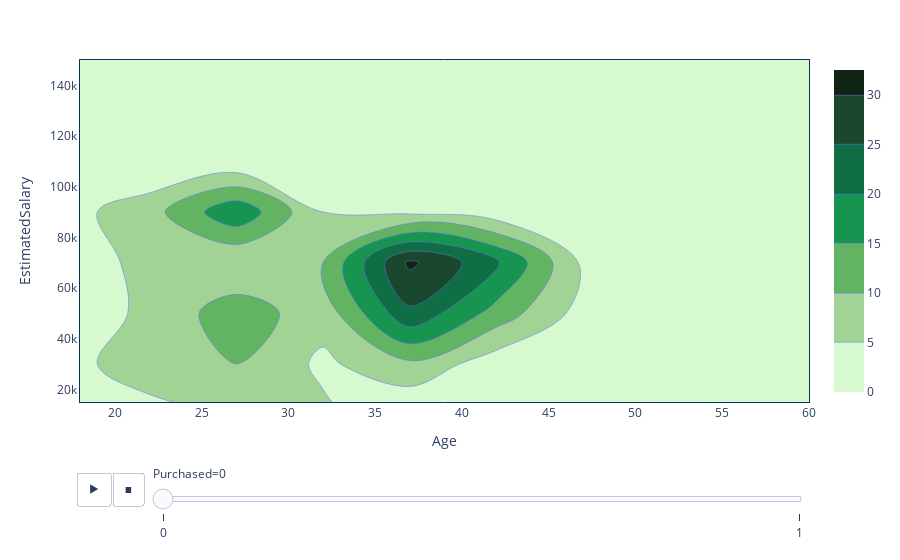

The notebook cell saved with this chart:
### Code cell
fig=px.density_contour(df, x='Age', y='EstimatedSalary',
                       range_x=[np.min(df['Age']),np.max(df['Age'])], 
                         range_y = [np.min(df['EstimatedSalary']), np.max(df['EstimatedSalary'])],animation_frame='Purchased')
fig.update_xaxes(showline=True, linewidth=1, linecolor='rgb(8,48,107)', mirror=True, showgrid=True, gridwidth=1, gridcolor='Lightgrey')
fig.update_yaxes(showline=True, linewidth=1, linecolor='rgb(8,48,107)', mirror=True,showgrid=True, gridwidth=1, gridcolor='Lightgrey')
fig.data[0]["contours"].coloring = "fill"
fig.update_traces(colorscale="algae")

for num,frames in enumerate(fig.frames, start=0):
    fig.frames[num].data[0]["contours"].coloring = "fill"
fig.show()

### Figure 1 — Plotly figure (JSON) as saved in the notebook; plotly's stock layout.template omitted (floating-point values rounded to 4 significant figures; data arrays with more than 128 entries replaced by an {"elided": "..."} marker saying what was removed)
{"data": [{"colorscale": [[0, "rgb(214, 249, 207)"], [0.09091, "rgb(186, 228, 174)"], [0.1818, "rgb(156, 209, 143)"], [0.2727, "rgb(124, 191, 115)"], [0.3636, "rgb(85, 174, 91)"], [0.4545, "rgb(37, 157, 81)"], [0.5455, "rgb(7, 138, 78)"], [0.6364, "rgb(13, 117, 71)"], [0.7273, "rgb(23, 95, 61)"], [0.8182, "rgb(25, 75, 49)"], [0.9091, "rgb(23, 55, 35)"], [1, "rgb(17, 36, 20)"]], "contours": {"coloring": "fill"}, "hoverlabel": {"namelength": 0}, "hovertemplate": "Purchased=0<br>Age=%{x}<br>EstimatedSalary=%{y}<br>count=%{z}", "legendgroup": "", "line": {"color": "#636efa"}, "name": "", "showlegend": false, "type": "histogram2dcontour", "x": {"elided": "257 int values"}, "xaxis": "x", "xbingroup": "x", "y": {"elided": "257 int values"}, "yaxis": "y", "ybingroup": "y"}], "layout": {"legend": {"tracegroupgap": 0}, "margin": {"t": 60}, "sliders": [{"active": 0, "currentvalue": {"prefix": "Purchased="}, "len": 0.9, "pad": {"b": 10, "t": 60}, "steps": [{"args": [["0"], {"frame": {"duration": 0, "redraw": true}, "fromcurrent": true, "mode": "immediate", "transition": {"duration": 0, "easing": "linear"}}], "label": "0", "method": "animate"}, {"args": [["1"], {"frame": {"duration": 0, "redraw": true}, "fromcurrent": true, "mode": "immediate", "transition": {"duration": 0, "easing": "linear"}}], "label": "1", "method": "animate"}], "x": 0.1, "xanchor": "left", "y": 0, "yanchor": "top"}], "updatemenus": [{"buttons": [{"args": [null, {"frame": {"duration": 500, "redraw": true}, "fromcurrent": true, "mode": "immediate", "transition": {"duration": 500, "easing": "linear"}}], "label": "&#9654;", "method": "animate"}, {"args": [[null], {"frame": {"duration": 0, "redraw": true}, "fromcurrent": true, "mode": "immediate", "transition": {"duration": 0, "easing": "linear"}}], "label": "&#9724;", "method": "animate"}], "direction": "left", "pad": {"r": 10, "t": 70}, "showactive": false, "type": "buttons", "x": 0.1, "xanchor": "right", "y": 0, "yanchor": "top"}], "xaxis": {"anchor": "y", "domain": [0, 1], "gridcolor": "Lightgrey", "gridwidth": 1, "linecolor": "rgb(8,48,107)", "linewidth": 1, "mirror": true, "range": [18, 60], "showgrid": true, "showline": true, "title": {"text": "Age"}}, "yaxis": {"anchor": "x", "domain": [0, 1], "gridcolor": "Lightgrey", "gridwidth": 1, "linecolor": "rgb(8,48,107)", "linewidth": 1, "mirror": true, "range": [15000, 150000], "showgrid": true, "showline": true, "title": {"text": "EstimatedSalary"}}}}
